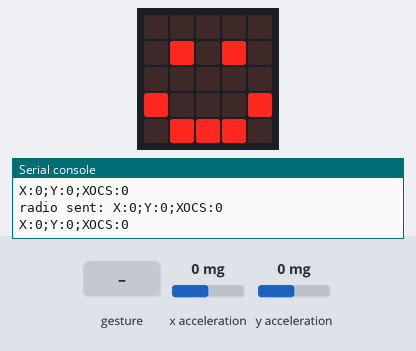
This program was run on a simulated BBC micro:bit running MicroPython. Parts: the board's 5×5 LED display, the last lines printed to the serial console. The test bench sets the inputs (shaded band); at power-on: x acceleration 0 mg, y acceleration 0 mg. No radio messages arrive unless stated (any console line starting 'radio sent:' is added by the test bench); a tilt is held for 1.5 s and a shake lasts 1 s, then the board lies face up again.

Above: at 1.2 s.
1.3 s: gesture 'shake'
At 1.9 s:
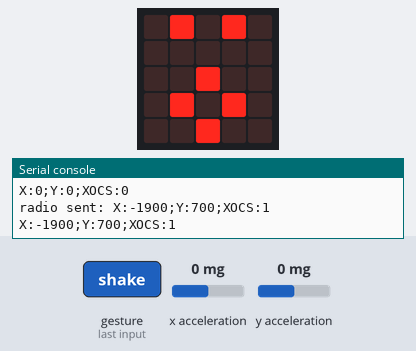
Timing chart, 0 to 4.3 s (numbered marks = the images above; inputs shaded):
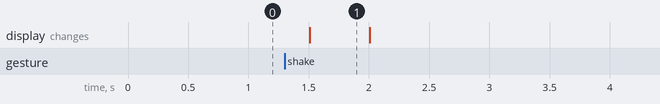

The program:

T3_rover_microbit_telemetria.py
```python
# Codi de referencia del Projecte T3 - Rover autonom (NOMES DOCENT)
# Telemetria (SA8): la micro:bit del pis superior del rover emet l'estat
# per radio, seguint el mateix patro que 01_telemetria_emissor.py de SA8.
# NOTA IMPORTANT: el receptor 02_telemetria_receptor.py de SA8 mostra el
# missatge complet per pantalla i serie, pero la seva alerta de llindar
# (LLINDAR_TEMP=28 comparant T:valor) NO aplica a aquest format X/Y/XOCS.
# Si es vol que el receptor detecti xocs, modificar-lo per llegir XOCS
# (en lloc de T) i comparar amb un llindar adequat.
# Nota: la pantalla OLED KS0271 del kit queda com a ampliacio pendent de
# validar amb el maquinari real (setembre); mentrestant, display 5x5 + serie.

from microbit import *
import radio

GRUP = 10   # CANVIA'L pel numero de la vostra parella

radio.on()
radio.config(group=GRUP)

comptador_xocs = 0

while True:
    # La micro:bit va muntada al rover: l'accelerometre detecta sotracs
    # (xoc o frenada brusca) i el moviment general.
    if accelerometer.was_gesture("shake"):
        comptador_xocs += 1
        display.show(Image.SURPRISED)
    else:
        display.show(Image.HAPPY)

    x = accelerometer.get_x()
    y = accelerometer.get_y()

    # Mateix format de missatge que SA8: "CLAU:valor;CLAU:valor"
    missatge = "X:" + str(x) + ";Y:" + str(y) + ";XOCS:" + str(comptador_xocs)
    radio.send(missatge)
    print(missatge)   # tambe pel port serie, per registrar-ho a l'ordinador

    sleep(500)   # 2 enviaments per segon: suficient per a telemetria
```

Measured:
- after the input at 1.3 s, the display: changes after 0.21 s (image 1)
- what the display in image 1 shows lasts 0.5 s, from 1.5 s to 2.0 s
